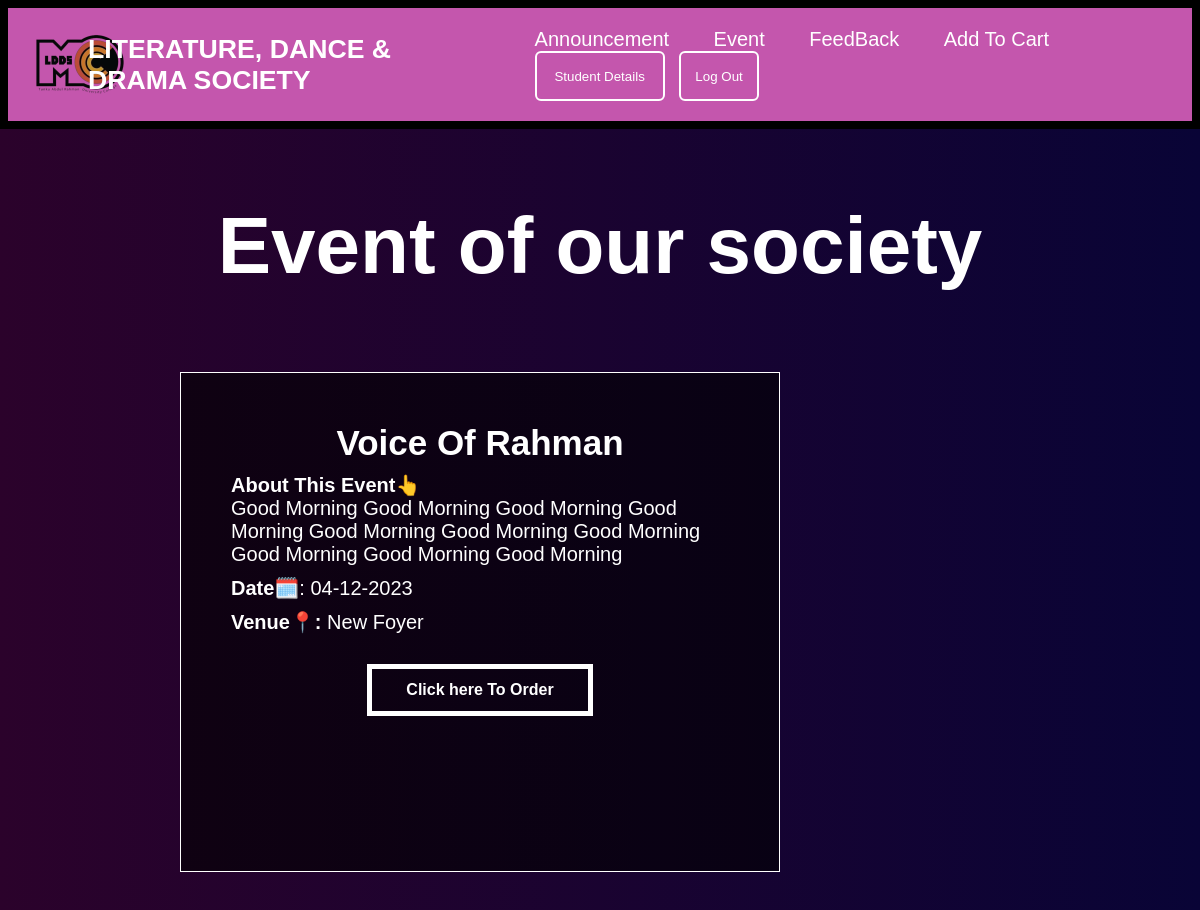
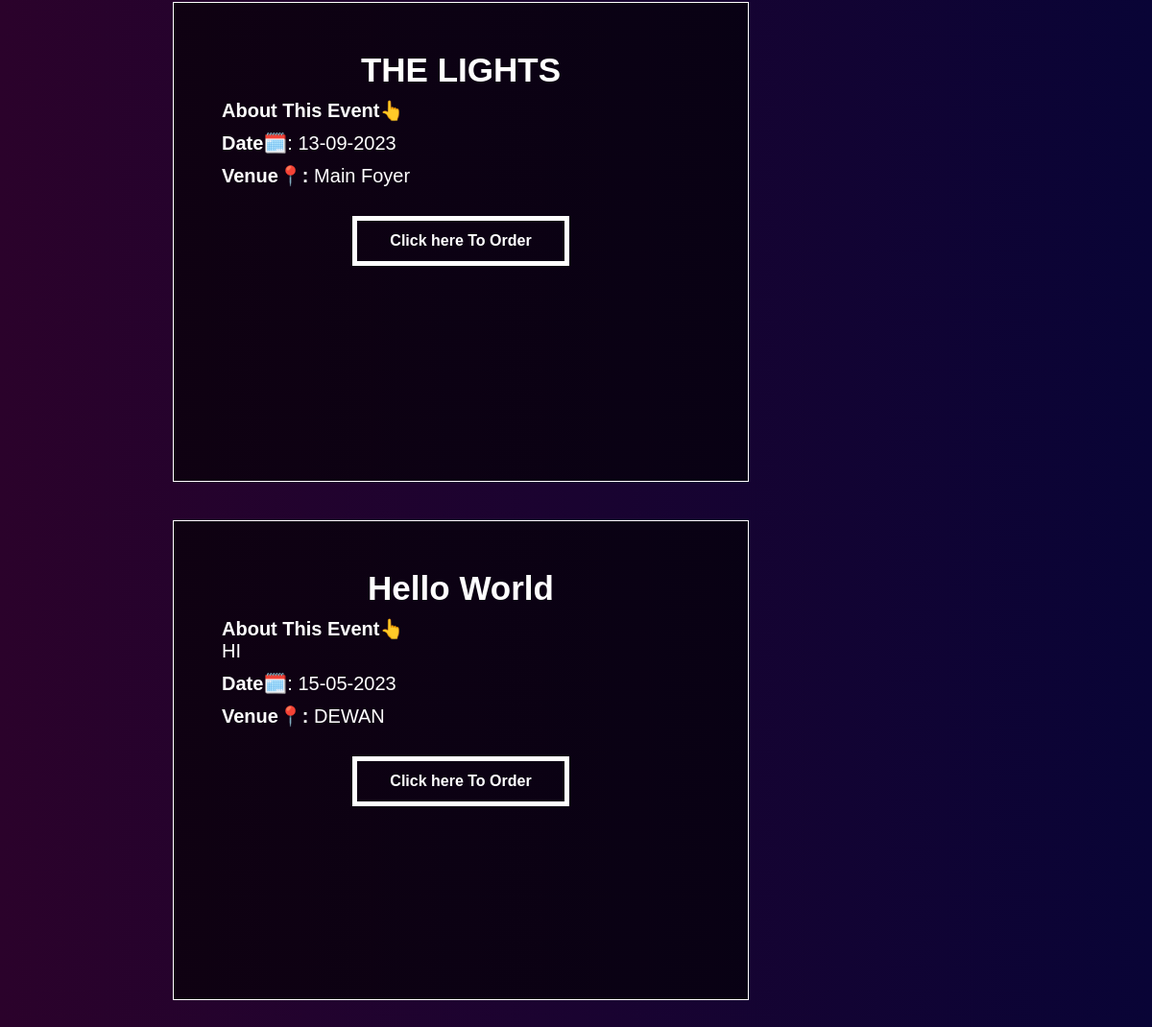
Page /EventPage.php on the committed database (2 pictures, top to bottom).
### tables this page shows
CREATE TABLE `event_detail` (
  `EventName` varchar(30) NOT NULL,
  `EventDate` char(10) NOT NULL,
  `EventtVenue` varchar(40) NOT NULL,
  `EventTime` varchar(30) NOT NULL,
  `Price_P` int(11) NOT NULL,
  `Price_S` int(11) NOT NULL,
  `Description` text NOT NULL
);

### EventPage.php (the view, shortened to what this page needs)
<!DOCTYPE html>
<html>
    <head>
        <link href="event_page.css" rel="stylesheet" type="text/css"/>
    </head>
    <body>
        <?php
        include'./header.php';
        ?>
        <div class="style-background">
            <div class="title-event">
                <h1>Event of our society</h1>
            </div>
            <div class="back-allEvent">
                <form method="POST">
                    <?php
                    $con = new mysqli(DB_HOST, DB_USER, DB_PASS, DB_NAME,DB_PORT);
                    $sql = "SELECT * FROM event_detail";
                    if ($result = $con->query($sql)) {
                        while ($record = $result->fetch_object()) {
                            printf("<div class='background_event_first'>
                                            <div class='event_first'>
                                                <h3>%s</h3>
                                                <p><b>About This Event👆</b><br/>%s</p>
                                                <p><b>Date🗓️</b>: %s</p>
                                                <p><b>Venue📍:</b> %s</p>
                                                <div class='text-center'>
                                                    <a href='order1.php?date=%s' class='link-order'><b>Click here To Order</b></a>
                                                </div>
                                            </div>
                                    </div>"
                                    , $record->EventName
                                    , $record->Description
                                    , $record->EventDate
                                    , $record->EventtVenue
                                    , $record->EventDate);
                        }
                    }
                    ?>
                </form>
            </div>
        </div>
    </body>
</html>

### event_page.css (style rules this page uses)
* { margin:0; padding:0; box-sizing:border-box; font-family: 'Poppins', sans-serif; }
.style-background { padding: 100px; color:white; background:linear-gradient(to right,#2b022b,#090436); }
.back-allEvent { padding: 60px; }
.title-event { text-align: center; font-size: 40px; margin-top: 100px; }
.background_event_first { margin: 20px; display: inline-flex; }
.event_first { background-image: linear-gradient(rgba(0, 0, 0, 0.6),rgba(0, 0, 0, 0.6)); background-size: contain; background-position: center; width: 600px; border:1px solid white; height: 500px; padding: 50px; }
div h3 { font-size:35px; text-align: center; }
div p { font-size:20px; margin-top: 10px; }
.text-center { text-align: center; }
.link-order { display: inline-block; text-decoration: none; color: #ffffff; border: 5px solid white; margin-top: 30px; margin-bottom: 30px; padding: 12px 34px; background: transparent; position: relative; cursor: pointer; }

### rows in the picture
event_detail: EventName "Voice Of Rahman", Description "Good Morning Good Morning Good Morning Good Morning Good Morning Good Morning Good Morning Good Morning Good Morning Good Morning", EventDate "04-12-2023", EventtVenue "New Foyer"
event_detail: EventName "THE LIGHTS", EventDate "13-09-2023", EventtVenue "Main Foyer"
event_detail: EventName "Hello World", Description "HI", EventDate "15-05-2023", EventtVenue "DEWAN"
